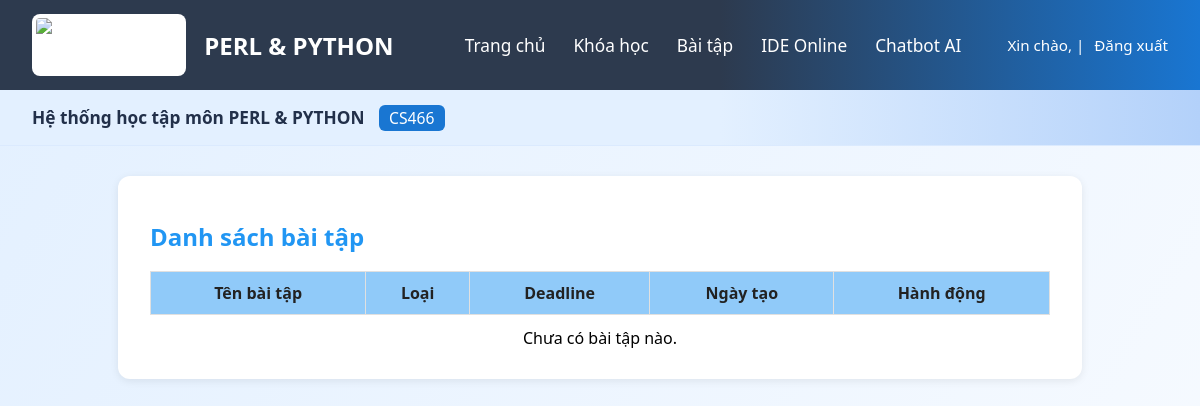
Page /student/bai-tap/ on the earlier database version.
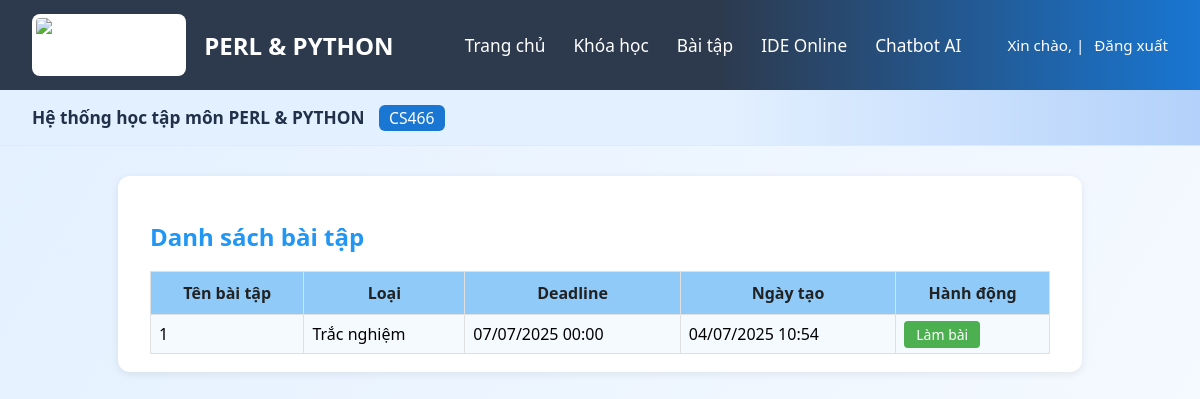
Same page on the later database version.
### teacherapp/models.py (models this page shows, shortened)
class BaiTap(models.Model):
    LOAI_BAITAP_CHOICES = [
        ('code', 'Lập trình (Python/Perl)'),
        ('quiz', 'Trắc nghiệm'),
    ]
    tieu_de = models.CharField("Tiêu đề", max_length=255)
    mo_ta = models.TextField("Mô tả")
    loai_baitap = models.CharField("Loại bài tập", max_length=10, choices=LOAI_BAITAP_CHOICES)
    han_nop = models.DateTimeField("Hạn nộp")
    nguoi_tao = models.ForeignKey(User, on_delete=models.CASCADE, verbose_name="Người tạo")
    ngay_tao = models.DateTimeField("Ngày tạo", auto_now_add=True)

### studentapp/views.py (the view)
# urls.py: path('bai-tap/', views.assignment_list, name='assignment_list'),
def assignment_list(request):
    assignments = BaiTap.objects.all().order_by('-ngay_tao')
    return render(request, "student_page/assignment_list.html", {"assignments": assignments})

### templates/student_page/assignment_list.html (shortened to what this page needs)
{% extends 'student_page/student_base.html' %}
{% load static %}
{% block banner %}
<div class="banner">
  <span>
    <b>Hệ thống học tập môn PERL & PYTHON</b>
    <span class="course-code">CS466</span>
  </span>
</div>
{% endblock %}
{% block content %}
<div style="max-width:900px;margin:30px auto;background:#fff;padding:24px 32px 18px 32px;box-shadow:0 2px 8px rgba(0,0,0,0.08);border-radius:12px;">
  <h2 style="color:#2196f3;font-weight:700;margin-bottom:18px;">Danh sách bài tập</h2>
  <table style="width:100%;border-collapse:collapse;font-size:16px;">
    <thead>
      <tr style="background:#90caf9;color:#222;">
        <th style="padding:10px 8px;border:1px solid #e0e0e0;">Tên bài tập</th>
        <th style="padding:10px 8px;border:1px solid #e0e0e0;">Loại</th>
        <th style="padding:10px 8px;border:1px solid #e0e0e0;">Deadline</th>
        <th style="padding:10px 8px;border:1px solid #e0e0e0;">Ngày tạo</th>
        <th style="padding:10px 8px;border:1px solid #e0e0e0;">Hành động</th>
      </tr>
    </thead>
    <tbody>
      {% for assignment in assignments %}
      <tr style="background:{{ forloop.counter0|divisibleby:2|yesno:'#f5faff,#fff' }};">
        <td style="padding:8px 8px;border:1px solid #e0e0e0;">{{ assignment.tieu_de }}</td>
        <td style="padding:8px 8px;border:1px solid #e0e0e0;">{{ assignment.get_loai_baitap_display }}</td>
        <td style="padding:8px 8px;border:1px solid #e0e0e0;">{{ assignment.han_nop|date:'d/m/Y H:i' }}</td>
        <td style="padding:8px 8px;border:1px solid #e0e0e0;">{{ assignment.ngay_tao|date:'d/m/Y H:i' }}</td>
        <td style="padding:8px 8px;border:1px solid #e0e0e0;">
          <a href="{% url 'studentapp:assignment_detail' assignment.id %}"
             style="background:#4caf50;color:#fff;padding:4px 12px;text-decoration:none;border-radius:4px;font-size:14px;">
            Làm bài
          </a>
        </td>
      </tr>
      {% empty %}
      <tr><td colspan="5" style="text-align:center;padding:12px;">Chưa có bài tập nào.</td></tr>
      {% endfor %}
    </tbody>
  </table>
</div>
{% endblock %}

Differences in the rows shown:
added BaiTap: tieu_de "1", loai_baitap "Trắc nghiệm", han_nop "07/07/2025 00:00", ngay_tao "04/07/2025 10:54"
Other differences:
text no longer shown: "Chưa có bài tập nào."
